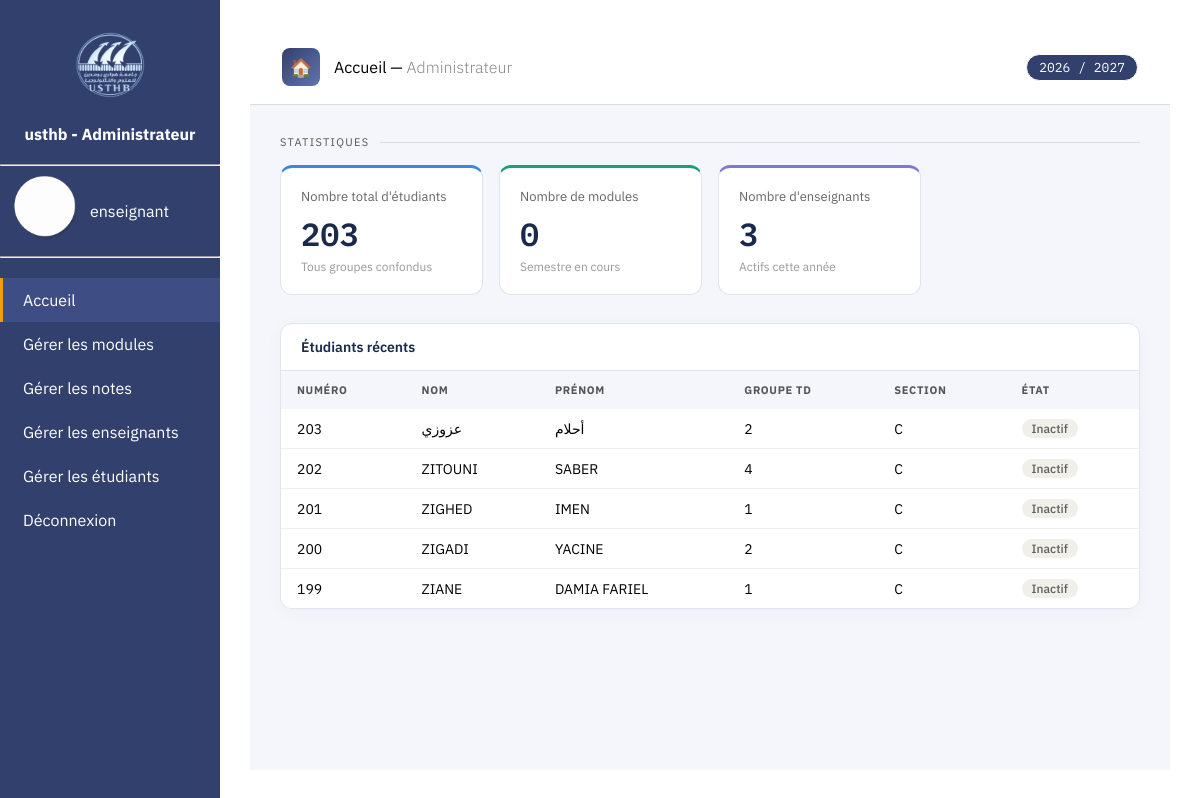
The app's page /admin-interface/acceuille1.php (signed in) with its own data.
### tables this page shows
CREATE TABLE `etudiants` (
  `numero` int(11) NOT NULL,
  `palier` varchar(5) NOT NULL,
  `specialite` varchar(10) NOT NULL,
  `section` varchar(5) NOT NULL,
  `matricule` varchar(20) NOT NULL,
  `nom` varchar(50) NOT NULL,
  `prenom` varchar(70) NOT NULL,
  `etat` varchar(15) NOT NULL,
  `groupe_td` int(11) NOT NULL
);

### admin-interface/acceuille1.php (the view, shortened to what this page needs)
<?php
require_once("../connexion.php");
$annee       = date("Y") . " / " . (date("Y") + 1);
$currentPage = basename($_SERVER['PHP_SELF']);
$nb_etudiants   = $pdo->query("SELECT COUNT(*) FROM etudiants")->fetchColumn();
$nb_modules     = $pdo->query("SELECT COUNT(*) FROM modules")->fetchColumn();
$nb_enseignants = $pdo->query("SELECT COUNT(*) FROM enseignants")->fetchColumn();
$etudiants = $pdo->query("SELECT numero, nom, prenom, groupe_td, section, etat FROM etudiants ORDER BY numero DESC LIMIT 5")->fetchAll(PDO::FETCH_ASSOC);
?>
<!DOCTYPE html>
<html lang="fr">
<head>
    <link rel="stylesheet" href="../prof-interface/style.css">
</head>
<body>
<div class="sidebar">
    <div style="text-align: center;">
        <img src="img/usthb1.png" width="100" height="100"/>
        <p><font color="#ffffff"><font size="3"><center><b>usthb - Administrateur</b></center></font></font></p>
    </div>
    <br><hr>
    <div style="display: flex; align-items: center;">
        <img src="img/prof.png" width="90" height="90"/>
        <center><font color="#ffffff"><font size="3"><?= $_SESSION['role'] ?></font></font></center>
    </div>
    <hr><br>
    <a href="acceuille1.php"              class="<?php if($currentPage == 'acceuille1.php') echo 'active'; ?>">Accueil</a>
    <a href="Gestion des modules.php"     class="<?php if($currentPage == 'Gestion des modules.php') echo 'active'; ?>">Gérer les modules</a>
    <a href="Gestion des notes.php"       class="<?php if($currentPage == 'Gestion_des_notes.php') echo 'active'; ?>">Gérer les notes</a>
    <a href="Gestion_des_enseignants.php" class="<?php if($currentPage == 'Gestion_des_enseignants.php') echo 'active'; ?>">Gérer les enseignants</a>
    <a href="gestiondesetudiants.php"     class="<?php if($currentPage == 'gestiondesetudiants.php') echo 'active'; ?>">Gérer les étudiants</a>
    <a href="logout.php"                  class="<?php if($currentPage == 'logout.php') echo 'active'; ?>">Déconnexion</a>
</div>
<div class="main">
    <div class="header">
        <div class="header-left">
            <div class="header-icon">🏠</div>
            <p style="color: #000; font-size: 16px;">Accueil — <span style="color: #888; font-weight: 300;">Administrateur</span></p>
        </div>
        <div class="year-badge"><?= $annee ?></div>
    </div>
    <div class="dashboard-content">
        <div class="section-title">statistiques</div>
        <div class="stats-grid">
            <div class="stat-card blue">
                <div class="stat-label">Nombre total d'étudiants</div>
                <div class="stat-value"><?= $nb_etudiants ?></div>
                <div class="stat-sub">Tous groupes confondus</div>
            </div>
            <div class="stat-card teal">
                <div class="stat-label">Nombre de modules</div>
                <div class="stat-value"><?= $nb_modules ?></div>
                <div class="stat-sub">Semestre en cours</div>
            </div>
            <div class="stat-card purple">
                <div class="stat-label">Nombre d'enseignants</div>
                <div class="stat-value"><?= $nb_enseignants ?></div>
                <div class="stat-sub">Actifs cette année</div>
            </div>
        </div>
        <div class="table-card">
            <div class="table-card-header">Étudiants récents</div>
            <table class="table2">
                <thead>
                    <tr>
                        <th>Numéro</th>
                        <th>Nom</th>
                        <th>Prénom</th>
                        <th>Groupe TD</th>
                        <th>Section</th>
                        <th>État</th>
                    </tr>
                </thead>
                <tbody>
                    <?php foreach ($etudiants as $e): ?>
                    <tr>
                        <td><?= htmlspecialchars($e['numero']) ?></td>
                        <td><?= htmlspecialchars($e['nom']) ?></td>
                        <td><?= htmlspecialchars($e['prenom']) ?></td>
                        <td><?= htmlspecialchars($e['groupe_td']) ?></td>
                        <td><?= htmlspecialchars($e['section']) ?></td>
                        <td>
                            <?php if(strtolower($e['etat']) === 'actif'): ?>
                                <span class="badge-actif">Actif</span>
                            <?php else: ?>
                                <span class="badge-inactif">Inactif</span>
                            <?php endif; ?>
                        </td>
                    </tr>
                    <?php endforeach; ?>
                </tbody>
            </table>
        </div>
    </div>
</div>
</body>
</html>

### prof-interface/style.css (style rules this page uses)
* { margin: 0; padding: 0; box-sizing: border-box; }
:root { --bg: #ffffff; --surface: #32406d; --card: #5F7FB3; --border: #ffffff; --accent: #32406d; --accent2: #6274ae; --text: #ffffff; --muted: #E6ECF5; }
body { display: flex; font-family: 'IBM Plex Sans', sans-serif; background: var(--bg); color: var(--text); min-height: 100vh; }
.sidebar { width: 220px; min-height: 100vh; background: var(--surface); padding: 20px 0; }
.sidebar a { display: block; color: #ffffff; text-decoration: none; padding: 12px 20px; border-left: 3px solid transparent; }
.sidebar a.active { background: #3e4e85; border-left: 3px solid #f39c12; }
.header { background: #ffffff; border-bottom: 1px solid #ddd; padding: 18px 32px; display: flex; justify-content: space-between; align-items: center; }
.header-left { display: flex; align-items: center; gap: 14px; }
.header-icon { width: 38px; height: 38px; background: linear-gradient(135deg, var(--accent), var(--accent2)); border-radius: 8px; display: flex; align-items: center; justify-content: center; font-size: 18px; }
.year-badge { font-family: 'IBM Plex Mono', monospace; font-size: 13px; background: var(--accent); color: white; padding: 4px 12px; border-radius: 20px; border: 1px solid var(--border); }
.main { flex: 1; display: flex; flex-direction: column; }
.section-title { font-size: 11px; text-transform: uppercase; letter-spacing: 0.12em; color: #555; margin-bottom: 16px; display: flex; align-items: center; gap: 10px; }
.section-title::after { content: ''; flex: 1; height: 1px; background: #ddd; }
table { width: 100%; border-collapse: collapse; margin-top: 24px; background: white; border-radius: 8px; overflow: hidden; }
th { background: #1a2a4a; color: white; padding: 12px 16px; text-align: left; font-size: 13px; }
td { padding: 10px 16px; border-bottom: 1px solid #eee; font-size: 14px; color: #000; }
tr:last-child td { border-bottom: none; }
.main { padding: 30px; }
.badge-inactif { background: #f1f5f9; color: #64748b; }
.table-card { background: #ffffff; border-radius: 16px; border: 1px solid #e0e4ef; overflow: hidden; box-shadow: 0 4px 20px rgba(0,0,0,0.03); }
.table-card table { width: 100%; }
.table-card-header { padding: 18px 24px; font-weight: 700; color: #1a2a4a; border-bottom: 1px solid #e0e4ef; display: flex; align-items: center; gap: 12px; }
.dashboard-content { padding: 30px; background: #f4f6fb; flex: 1; color: #000; }
.stats-grid { display: grid; grid-template-columns: repeat(auto-fill, minmax(200px, 1fr)); gap: 16px; margin-bottom: 28px; }
.stat-card { background: #fff; border: 1px solid #e0e4ef; border-radius: 12px; padding: 20px; }
.stat-card .stat-label { font-size: 13px; color: #666; margin-bottom: 8px; }
.stat-card .stat-value { font-size: 32px; font-weight: 600; color: #1a2a4a; font-family: 'IBM Plex Mono', monospace; }
.stat-card .stat-sub { font-size: 12px; color: #999; margin-top: 4px; }
.stat-card.blue { border-top: 3px solid #378ADD; }
.stat-card.teal { border-top: 3px solid #1D9E75; }
.stat-card.purple { border-top: 3px solid #7F77DD; }

### admin-interface/acceuille1.php (style rules this page uses)
.dashboard-content { padding: 30px; background: #f4f6fb; flex: 1; color: #000; }
.stats-grid { display: grid; grid-template-columns: repeat(auto-fill, minmax(200px, 1fr)); gap: 16px; margin-bottom: 28px; }
.stat-card { background: #ffffff; border: 1px solid #e0e4ef; border-radius: 12px; padding: 20px; }
.stat-card .stat-label { font-size: 13px; color: #666; margin-bottom: 8px; }
.stat-card .stat-value { font-size: 32px; font-weight: 600; color: #1a2a4a; font-family: 'IBM Plex Mono', monospace; }
.stat-card .stat-sub { font-size: 12px; color: #999; margin-top: 4px; }
.stat-card.blue { border-top: 3px solid #378ADD; }
.stat-card.teal { border-top: 3px solid #1D9E75; }
.stat-card.purple { border-top: 3px solid #7F77DD; }
.table-card { background: #ffffff; border: 1px solid #e0e4ef; border-radius: 12px; overflow: hidden; }
.table-card-header { padding: 14px 20px; font-size: 14px; font-weight: 600; color: #1a2a4a; border-bottom: 1px solid #e0e4ef; }
.table-card table { margin-top: 0; border-radius: 0; }
.table-card th { background: #f4f6fb; color: #555; font-size: 11px; text-transform: uppercase; letter-spacing: 0.06em; }
.badge-inactif { display: inline-block; background: #f1efea; color: #5f5e5a; padding: 2px 10px; border-radius: 20px; font-size: 12px; font-weight: 500; }

### records on screen
etudiants: numero "203", nom "عزوزي", prenom "أحلام", groupe_td "2", section "C", etat "Inactif"
etudiants: numero "202", nom "ZITOUNI", prenom "SABER", groupe_td "4", section "C", etat "Inactif"
etudiants: numero "201", nom "ZIGHED", prenom "IMEN", groupe_td "1", section "C", etat "Inactif"
etudiants: numero "200", nom "ZIGADI", prenom "YACINE", groupe_td "2", section "C", etat "Inactif"
etudiants: numero "199", nom "ZIANE", prenom "DAMIA FARIEL", groupe_td "1", section "C", etat "Inactif"

### other values on screen
$_SESSION['role'] "enseignant"
$nb_etudiants "203"
$nb_modules "0"
$nb_enseignants "3"
